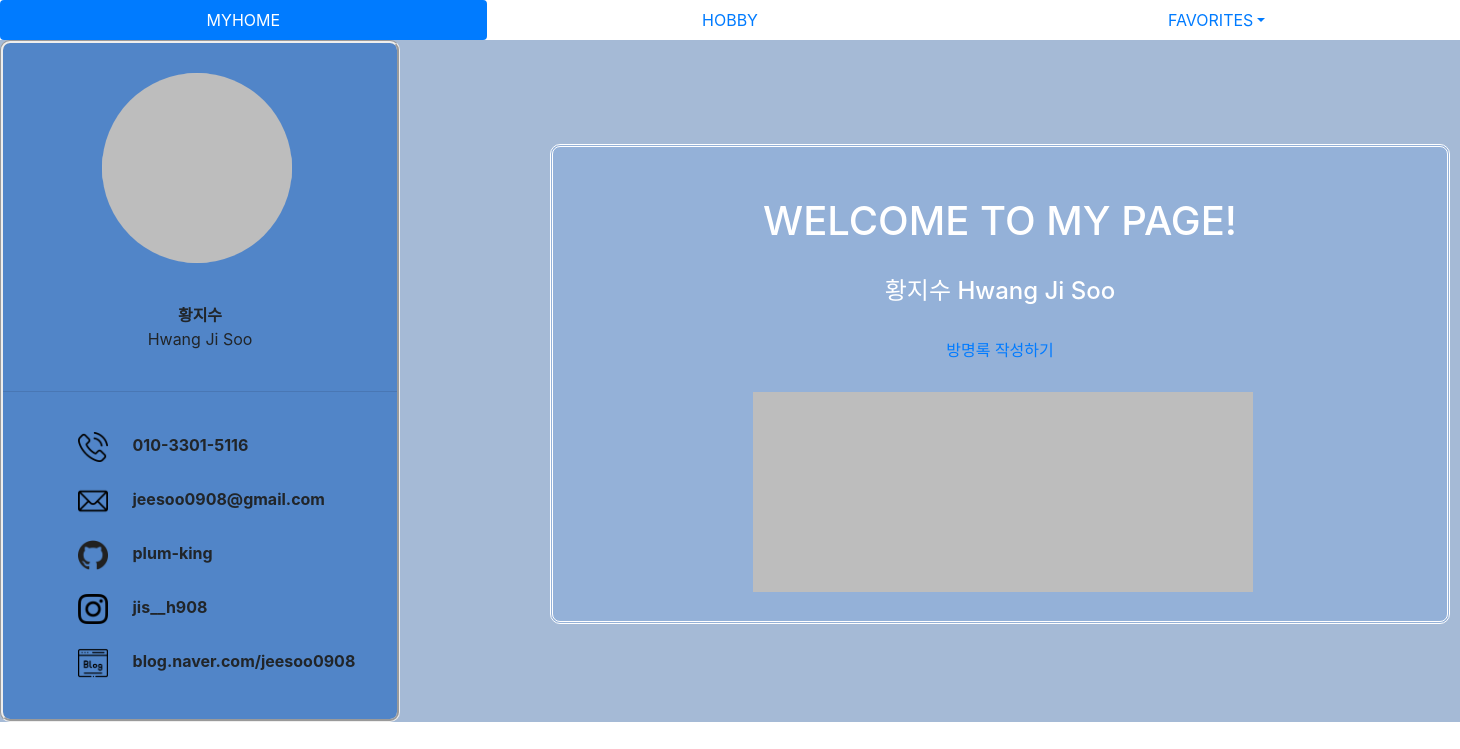
Before: /myhome/ with the older database file.
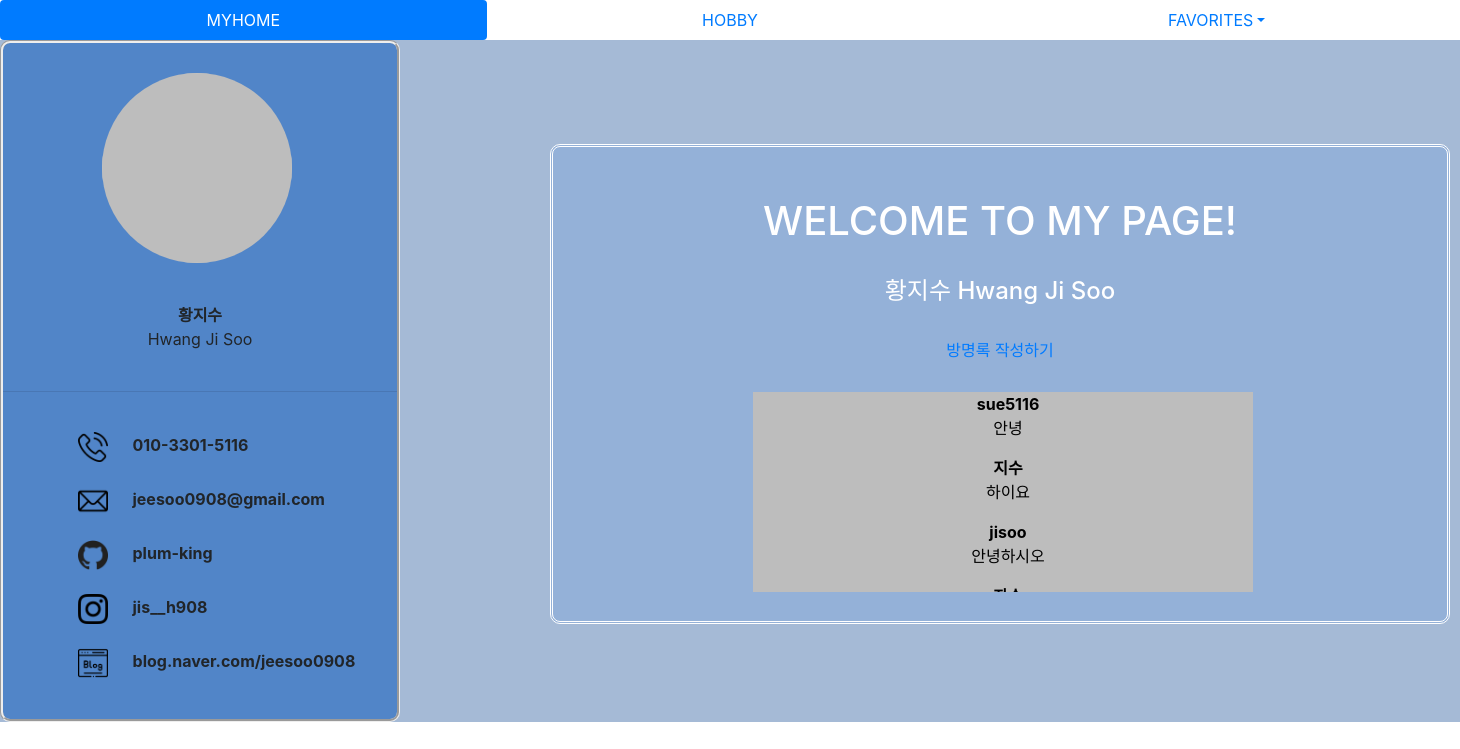
After: the same page with the newer database file.
### blog/models.py (models this page shows, shortened)
class BlogVisiter(models.Model):
    name = models.CharField(max_length=20)
    content = models.TextField()
    date = models.DateTimeField(auto_now_add=True)

### blog/views.py (the view)
# urls.py: path('myhome/', views.myhome, name="myhome"),
def myhome(request):
    myhomes = BlogVisiter.objects.all()
    return render(request, "myhome.html", {'myhomes': myhomes})

### blog/templates/myhome.html (shortened to what this page needs)
{%load static%}
<!DOCTYPE html>
<html lang="en">
<head>
    <link rel="stylesheet" href="https://maxcdn.bootstrapcdn.com/bootstrap/4.0.0/css/bootstrap.min.css"
>
    <link rel="stylesheet" href="https://maxcdn.bootstrapcdn.com/bootstrap/3.3.2/css/bootstrap-theme.min.css">
</head>
<body>
    <ul class="nav nav-pills nav-justified">
        <li role="presentation" class="nav-item">
            <a class="nav-link active" href="{%url 'myhome'%}">MYHOME</a>
        </li>
        <li role="presentation" class="nav-item">
            <a class="nav-link" href="{%url 'hobby'%}">HOBBY</a>
        </li>
        <li role="presentation" class="nav-item dropdown">
            <a class="nav-link dropdown-toggle" data-toggle="dropdown" href="#" role="button" aria-haspopup="true"
                aria-expanded="false">FAVORITES</a>
        </li>
    </ul>
    <div class="box1">
        <div class="box2">
            <div class="box3" style="background: #BDBDBD;">
                <img class="profile" src="#">
            </div>
            <br>
            <p>
                <center><b>황지수</b><br>Hwang Ji Soo</center>
                <br>
                <hr>
                <br>
                <img class="icon" src="{% static 'phone-call.png'%}" height=30 alt=""> <span class="call"> <b>
                        010-3301-5116</b> </span>
                <br>
                <br>
                <img class="icon" src="{% static 'mail.png'%}" height=30 alt=""> <span class="call">
                    <b>jeesoo0908@gmail.com</b> </span>
                <br>
                <br>
                <img class="icon" src="{% static 'github.png'%}" height=30 alt=""> <span class="call"> <b>plum-king</b>
                </span>
                <br>
                <br>
                <img class="icon" src="{% static 'instagram.png'%}" height=30 alt=""> <span class="call">
                    <b>jis__h908</b> </span>
                <br>
                <br>
                <img class="icon" src="{% static 'blogging.png'%}" height=30 alt=""> <span class="call">
                    <b>blog.naver.com/jeesoo0908</b> </span>
            </p>
        </div>
        <div class="box4">
            <h1>WELCOME TO MY PAGE!</h1><br>
            <h4>황지수 Hwang Ji Soo </h4><br>
            <a href="{% url 'guest'%}">방명록 작성하기</a>
            <div class="box5" style = "color: black; text-align: center; overflow:auto; ">
                {% for myhome in myhomes %}
                    <b style="margin-left: 10px;">{{myhome.name}}</b>
                    <br>
                    <p style="margin-left: 10px;">{{myhome.content}}</p>
                {% endfor %}
            </div>
        </div>
        </div>
</body>
</html>

### blog/templates/myhome.html (style rules this page uses)
.box1 { position: relative; background-color: rgb(165, 186, 214); }
.box2 { width: 400px; height: 42.6rem; background-color: rgba(31, 101, 192, 0.623); border-radius: 10px; border-style: groove; }
.box3 { width: 190px; height: 190px; border-radius: 70%; margin-left: 99px; margin-top: 30px; overflow: hidden; }
.profile { width: 100%; height: 100%; object-fit: cover; }
.icon { margin-left: 75px; }
.call { margin-left: 20px; }
.box4 { position: absolute; width: 900px; height: 30rem; top: 6.5rem; left: 550px; z-index: 10; background-color: rgb(148, 177, 216); border-style: double; border-radius: 10px; color: white; }
.box4 > h1 { margin-top: 50px; text-align: center; }
.box4 > h4 { margin-top: 0px; text-align: center; }
.box4 > a { justify-content: center; display: flex; }
.box5 { margin-top: 30px; margin-left: 200px; width: 500px; height: 200px; background-color: #BDBDBD; }

Changed rows visible on the page:
added BlogVisiter: name "sue5116", content "안녕"
added BlogVisiter: name "지수", content "하이요"
added BlogVisiter: name "jisoo", content "안녕하시오"
